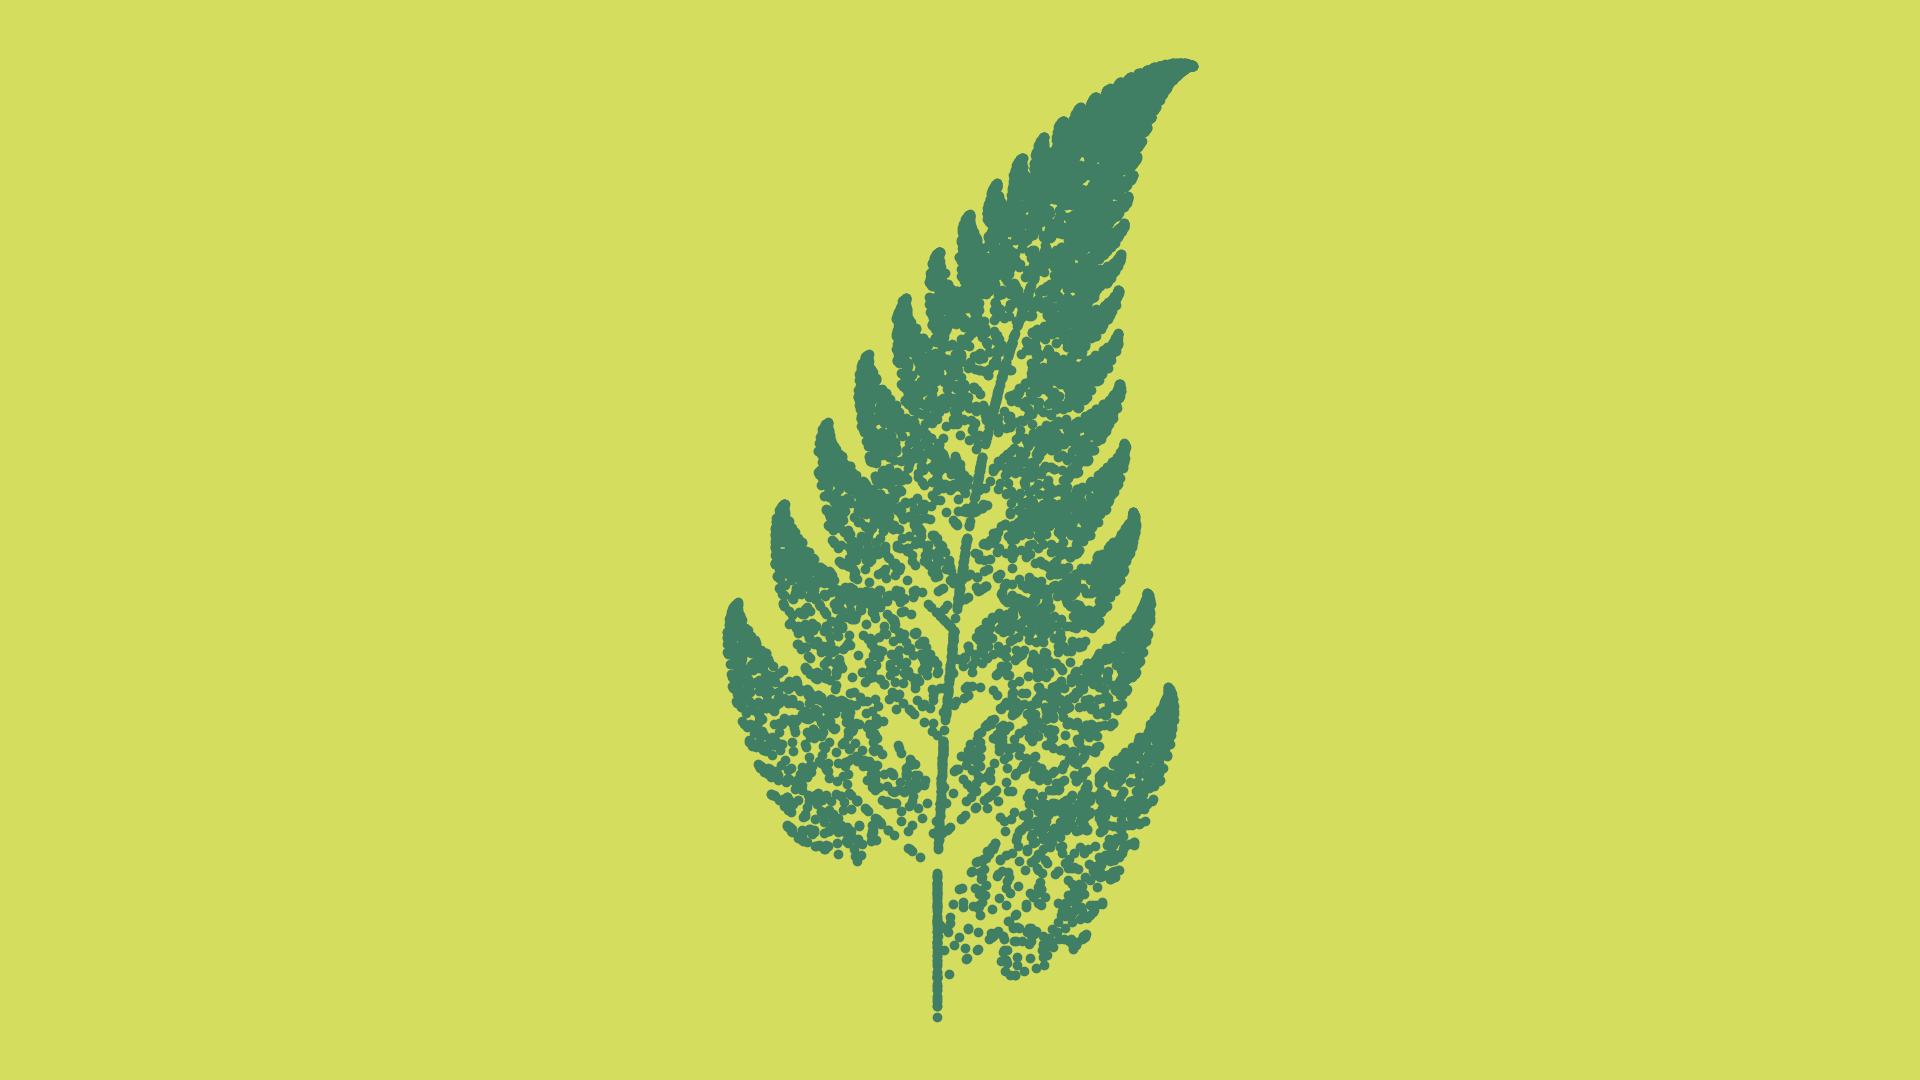

Source code (Python):
from pathlib import Path

import matplotlib.pyplot as plt
import numpy as np


def main() -> None:
    # config
    fp: Path = Path(__file__).resolve().with_suffix(".png")
    plt.rcParams["figure.dpi"] = 100
    plt.rcParams["figure.figsize"] = [19.2, 10.8]
    # 配色バリエーション BOOK 3
    colors: list[str] = [
        f"#{r:02x}{g:02x}{b:02x}"
        for r, g, b in [
            (65, 127, 100),
            (213, 221, 94),
        ]
    ]
    # generate figure
    fig: plt.Figure
    ax: plt.Axes
    fig, ax = plt.subplots()
    # plot
    rng: np.random.Generator = np.random.default_rng()
    points: list[np.ndarray] = [2*rng.random(2)-1 for i in range(10000)]
    mapping: list[list[np.ndarray]] = [
        [np.array([[0, 0], [0, 0.16]]), np.array([0, 0])],
        [np.array([[0.85, 0.04], [-0.04, 0.85]]), np.array([0, 1.6])],
        [np.array([[0.20, -0.26], [0.23, 0.22]]), np.array([0, 1.6])],
        [np.array([[-0.15, 0.28], [0.26, 0.24]]), np.array([0, 0.44])],
    ]
    mpindex: list[int] = [0, 1, 2, 3]
    probability: list[float] = [0.01, 0.85, 0.07, 0.07]
    for i in range(1000):
        for j, p in enumerate(points):
            m: np.ndarray
            v: np.ndarray
            index: int = rng.choice(mpindex, 1, p=probability)[0]
            m, v = mapping[index]
            points[j] = m @ p + v
    x: np.ndarray
    y: np.ndarray
    x, y = np.array(points).T
    ax.plot(x, y, linestyle="", marker="o", color=colors[0])
    # arrange
    #ax.set_xlim(-np.pi, np.pi)
    #ax.set_ylim(-np.pi*9/8, np.pi*9/8)
    ax.axis("off")
    ax.set_aspect("equal")
    ax.set_facecolor(colors[-1])
    fig.set_facecolor(colors[-1])
    fig.tight_layout()
    # output
    fig.savefig(fp)
    plt.cla()
    plt.clf()
    plt.close(fig)
    return None


if __name__ == "__main__":
    main()
